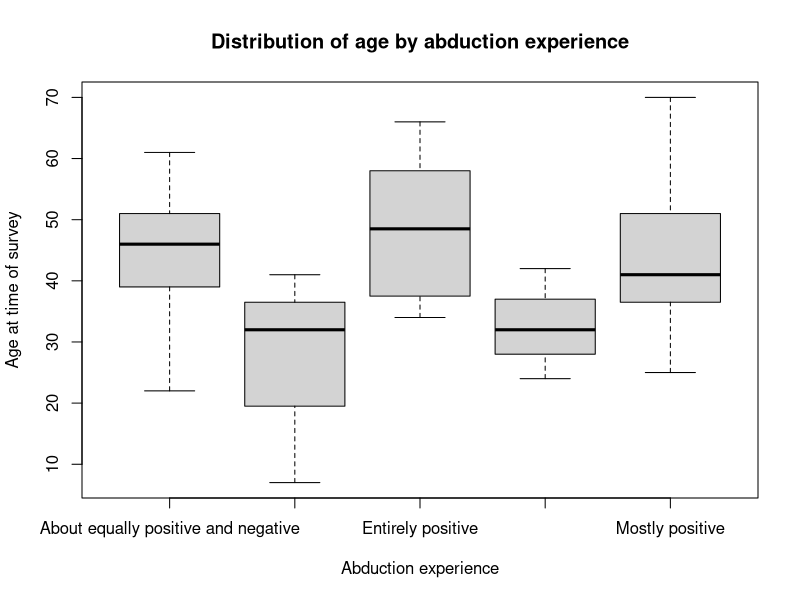
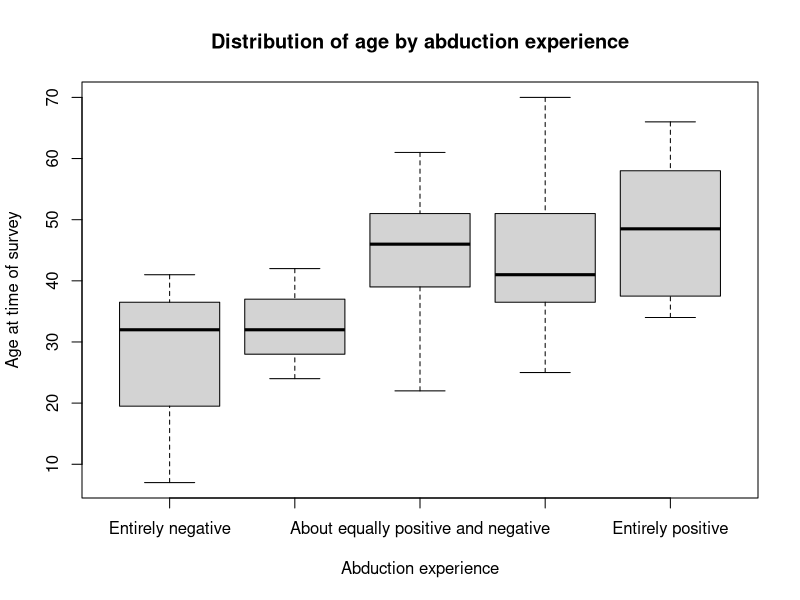

Here is the R script that generated these plots, in order:
#import dataset
abductees <- read.csv("abductees.csv")

#Genderate variable age
abductees$age <- 90 - abductees$yearbir

#Modift edulevel into three levels: less than college, college and more than college
abductees$educat <- cut(abductees$educat, 
                        breaks = c(-Inf, 12, 16, Inf),
                        labels = c("Less than or equal to High School",
                                   "College Education",
                                   "More than College"))

#We would also want to modify the marstat variable into married and others
abductees$marstat <- ifelse(abductees$marstat == "Married", 
                            "Married", 
                            "Other")

#We would like to present a side-by-side box plot for the ages grouped by
#different abduction experiences
boxplot(age ~ abdfeel, data = abductees, 
        main = "Distribution of age by abduction experience", 
        xlab = "Abduction experience", 
        ylab = "Age at time of survey")

#There is not a clear trend in this case

#We would want to visualize the data more clearly by ordering the different
#levels of abduction experiences
abductees$abdfeel <- factor(abductees$abdfeel, 
                            levels = c("Entirely negative", 
                                       "Mostly negative", 
                                       "About equally positive and negative", 
                                       "Mostly positive", 
                                       "Entirely positive"))
#We would then produce the box plot again
boxplot(age ~ abdfeel, data = abductees, 
        main = "Distribution of age by abduction experience", 
        xlab = "Abduction experience", 
        ylab = "Age at time of survey")

#Now we can clearly visualize that as the ages go higher, it seems like on
#average the abduction experience is better

#We would like to find out several data from the data set

#Firstly we want to find out the average age of male respondents
mean(abductees$age[abductees$sex == "male"], na.rm = TRUE)
#The value is approximately 47.5

#Secondly we want to find out the average number of abduction times among 
#individuals classified as “other” for marital status?
mean(abductees$abdtimes[abductees$marstat == "Other"], na.rm = TRUE)
#The value is approximately 3.3

#Lastly we want to find out how many individuals have a college level 
#education, but no more than a college education
sum(abductees$educat == "College Education", na.rm = TRUE)
#There are 29 individuals